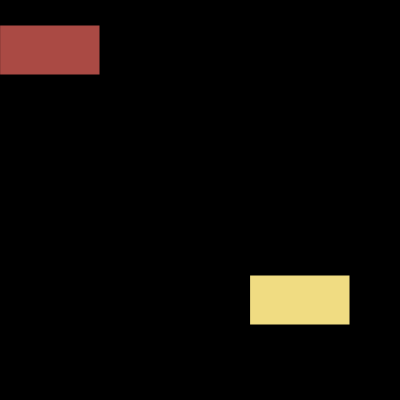
Frame 1 (no input)
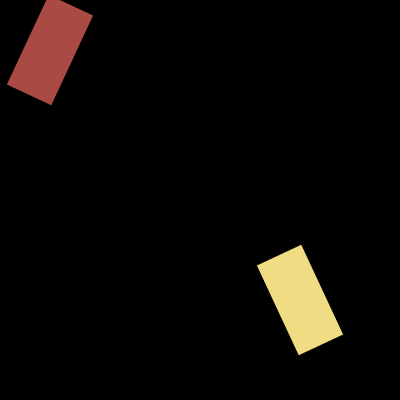
Frame 60 (no input)
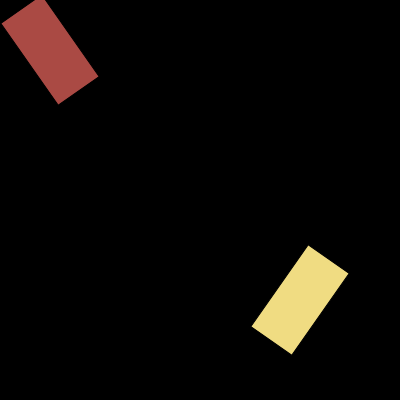
Frame 120 (the mouse pressed at the canvas centre since frame 60)

The p5.js sketch that drew these frames (run headless with seeded random() and noise() and a simulated clock; from frame 60 on, the mouse is pressed at the canvas centre):

// p5.js sketch
// ── sketch.js
let angle = 0;
let x = 50;
let y = 50;

function setup() {
  createCanvas(400, 400);
  // as opposed to radians
  angleMode(DEGREES);
  rectMode(CENTER);
}

function draw() {
  // every time through draw translations
  // rest back to 0,0
  background(0);

  // push can be used to save the
  // state of the translation
  push();

  // move the origin
  translate(x, y);
  rotate(angle);

  fill(170, 74, 68);
  rect(0, 0, 100, 50);

  // pop can be used to restore the
  // state of the translation
  pop();

  translate(300, 300);
  rotate(-angle);
  fill(240, 220, 130);
  rect(0, 0, 100, 50);
  angle = angle + 5;
}
